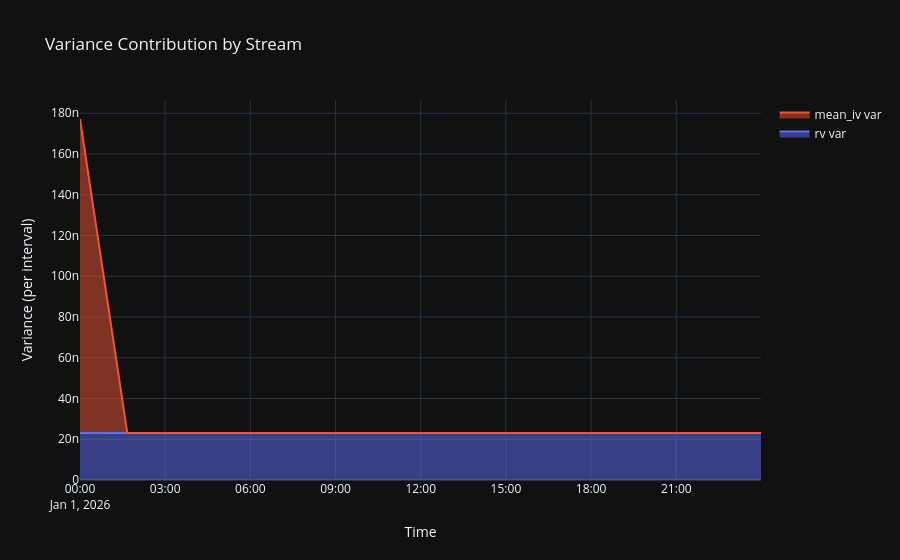

The notebook cell this image was saved under:
### Code cell
# Graph 2: Stacked Variance Contribution by Stream
fig2 = go.Figure()

for s in streams:
    fig2.add_trace(go.Scatter(
        x=ts, y=plot_df[f'{s.stream_name}_var'].to_list(),
        name=f'{s.stream_name} var',
        stackgroup='one'
    ))

fig2.update_layout(
    title='Variance Contribution by Stream',
    template='plotly_dark',
    xaxis_title='Time', yaxis_title='Variance (per interval)'
)
fig2.show()

### Figure 1 — Plotly figure (JSON) as saved in the notebook; plotly's stock layout.template omitted (floating-point values rounded to 4 significant figures; data arrays with more than 128 entries replaced by an {"elided": "..."} marker saying what was removed)
{"data": [{"name": "rv var", "stackgroup": "one", "type": "scatter", "x": {"elided": "1440 str values"}, "y": {"elided": "1440 float values"}}, {"name": "mean_iv var", "stackgroup": "one", "type": "scatter", "x": {"elided": "1440 str values"}, "y": {"elided": "1440 float values"}}], "layout": {"title": {"text": "Variance Contribution by Stream"}, "xaxis": {"title": {"text": "Time"}}, "yaxis": {"title": {"text": "Variance (per interval)"}}}}
